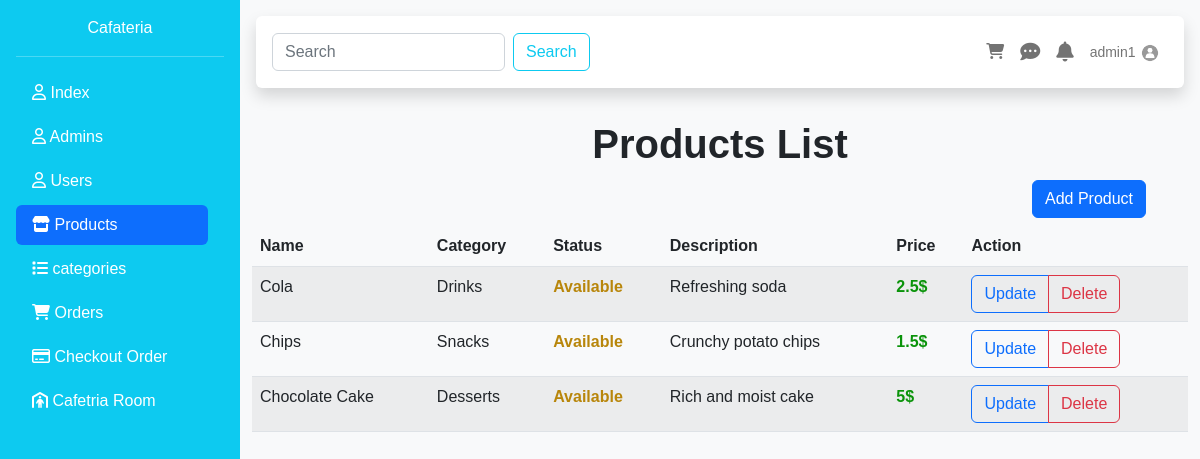
The page /products.php (signed in) on the database as committed earlier.
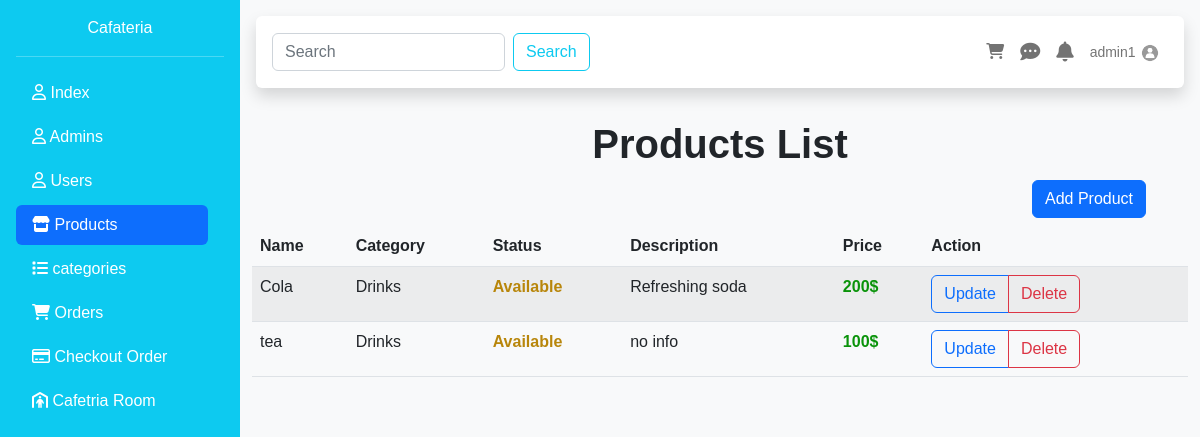
The same page on the database as committed later.
### tables this page shows
CREATE TABLE `products` (
  `id` int(10) UNSIGNED NOT NULL,
  `name` varchar(255) NOT NULL,
  `description` text DEFAULT NULL,
  `price` float NOT NULL,
  `picture` varchar(255) NOT NULL,
  `category_id` int(10) UNSIGNED NOT NULL,
  `status` enum('Available','Not Available') DEFAULT 'Available',
  `created_at` timestamp NOT NULL DEFAULT current_timestamp()
);

CREATE TABLE `categories` (
  `id` int(10) UNSIGNED NOT NULL,
  `category_name` varchar(255) NOT NULL,
  `category_description` text DEFAULT NULL,
  `created_at` timestamp NOT NULL DEFAULT current_timestamp()
);

### DataBase/connect.php (called while the page is built, shortened)
<?php
class Database{
    static protected $connection = false ;
    private static $server = 'localhost';
    private static $root = "root";
    private static $pass = "";
    private static $Db = "cafeteria";
    public static function connect(){
        if(!self::$connection){
            try {
                self::$connection = new PDO("mysql:host=".self::$server.";dbname=".self::$Db."", self::$root, self::$pass);
            } catch (PDOException $e) {
                die("PDO CONNECTION ERROR: " . $e->getMessage() . "<br/>");
            }
        }
        return self::$connection;
    }
}
?>

### DataBase/DBCLass.php (called while the page is built, shortened)
<?php
require "connect.php";
class Table extends Database{
    public $TbName;
    public function __construct($tableName){
        $this->TbName = $tableName;
    }
    public function Select(array $columns, $condition=1){
        $statement = "SELECT " . implode(",", $columns) . " FROM {$this->TbName} WHERE $condition";
        try {
            $selected = parent::connect()->query($statement);
            return $selected;
        } catch (PDOException $e){
            throw new Exception("PDO Error: " . $e->getMessage());
        }
    }
    public function SelectInnerJoinTable($tableName,array $firstTableColumns,array $secondTableColumns,$condition, $condition2 = 1){
        $firstRequiredColumns=array();
        $secondRequiredColumns=array();
        foreach ($firstTableColumns as $col){
            $firstRequiredColumns[]="$tableName"."."."$col";
        }
        foreach ($secondTableColumns as $col){
            $secondRequiredColumns[]="$this->TbName"."."."$col";
        }
        $statement="SELECT ".implode(",",$firstRequiredColumns).",".implode(",",$secondRequiredColumns)." FROM $this->TbName inner join $tableName on $condition where $condition2";
        try {
            $selected=parent::connect()->query($statement);
            return $selected;
        }catch (PDOException $e){
            throw new Exception("PDO Error: ". $e->getMessage() );
        }
    }
}
?>

### products/listProducts.php (the view, shortened to what this page needs)
<div class="container">
    <h3 class="text-center display-6 text-dark" style="font-weight: bolder">Products List</h3>
    <a class="btn btn-primary mt-1 mb-2 text-decoration-none col offset-10 text-white" href="./products.php?add=product">Add Product</a>
    <div class="table-responsive">
        <table class="table table-striped">
            <thead>
            <tr>
                <th>Name</th>
                <th>Category</th>
                <th>Status</th>
                <th>Description</th>
                <th>Price</th>
                <th>Action</th>
            </tr>
            </thead>
            <tbody>
            <?php
            while ($row = $selected->fetch(PDO::FETCH_ASSOC)) {
                $statusColor = ($row['status'] == "Available") ? "darkgoldenrod" : "red";
                echo "<tr>";
                echo "<td>{$row['name']}</td>";
                echo "<td>{$row['category_name']}</td>";
                echo "<td style='color:$statusColor; font-weight: bold'>{$row['status']}</td>";
                echo "<td>{$row['description']}</td>";
                echo "<td style='color: #0a930a; font-weight: bold'>{$row['price']}$</td>";
                echo "<td>
                            <div class='btn-group' role='group'>
                                <a href='products.php?edit={$row['id']}' class='btn btn-outline-primary'>Update</a>
                                <a href='products/delete.php?id={$row['id']}' class='btn btn-outline-danger'>Delete</a>
                            </div>
                    </td>";
                echo "</tr>";
            }
            ?>
            </tbody>
        </table>
    </div>
</div>

Rows that differ between the two databases and show on the page:
removed products: name "Chips", category.category_name "Snacks", status "Available", description "Crunchy potato chips", price "1.5"
removed products: name "Chocolate Cake", category.category_name "Desserts", status "Available", description "Rich and moist cake", price "5"
changed products "Cola": price "2.5" → "200"
added products: name "tea", category.category_name "Drinks", status "Available", description "no info", price "100"
